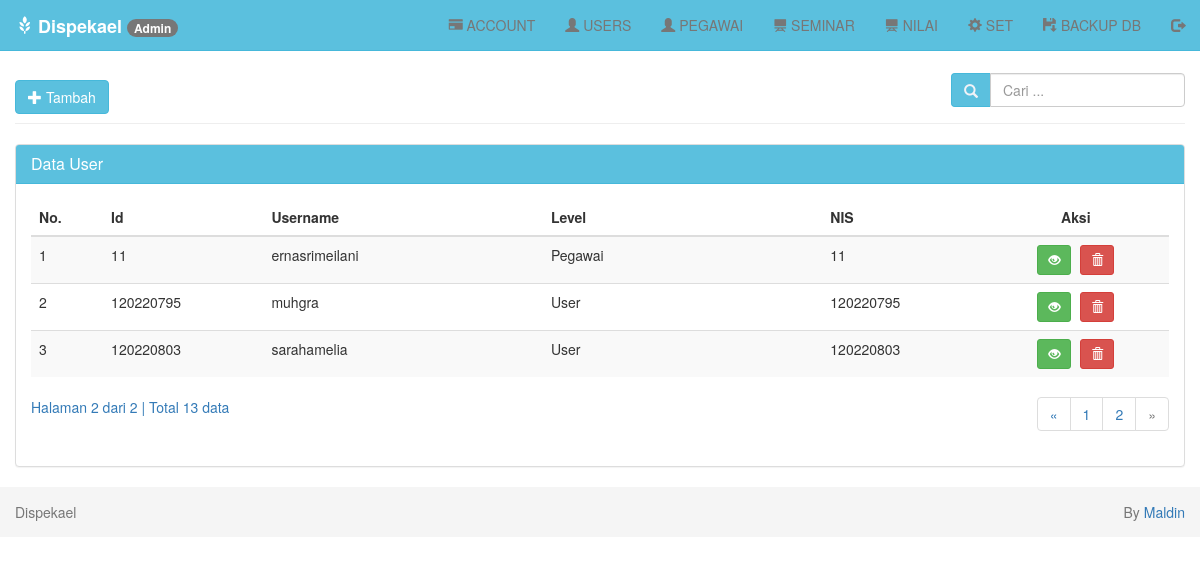
/index.php?page=user-tampil&hal=2 (signed in), run on an earlier commit of the app's database.
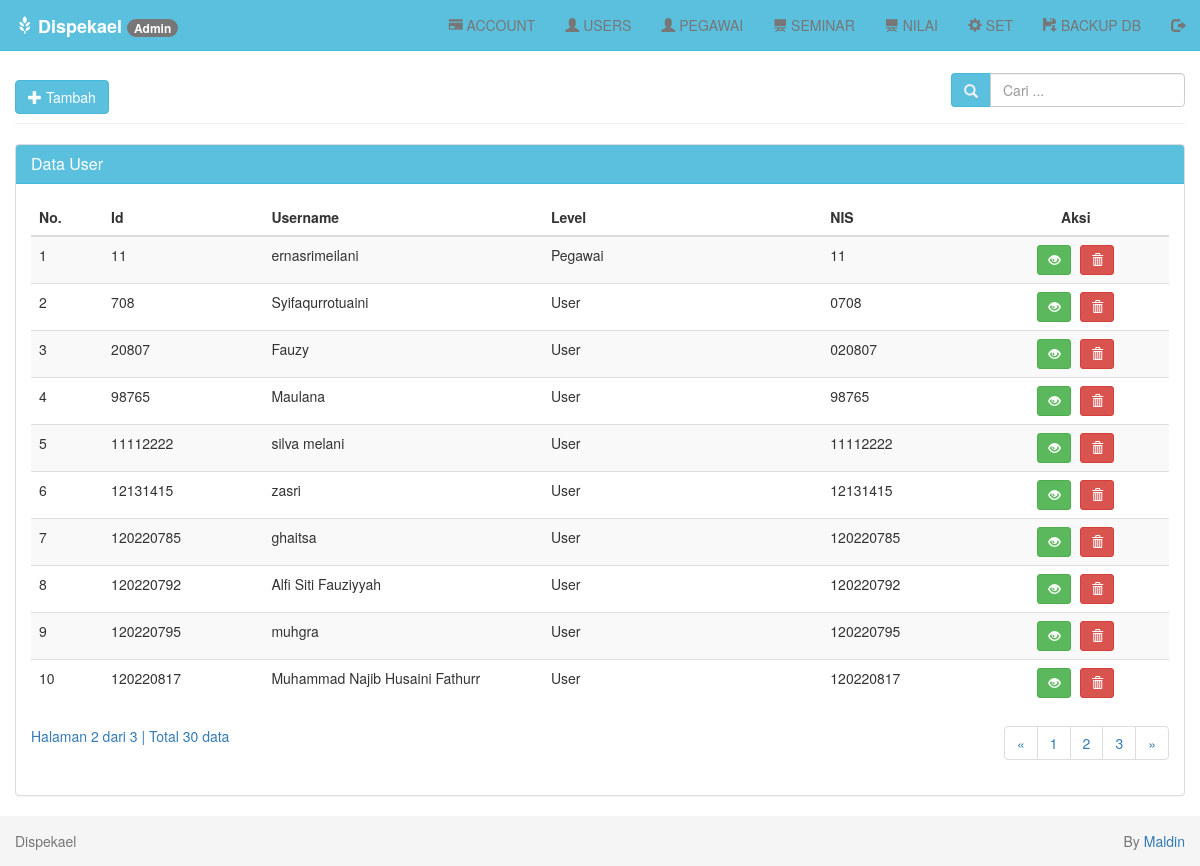
And on a later commit of the database.
### tables this page shows
CREATE TABLE `user` (
  `id` bigint(12) NOT NULL AUTO_INCREMENT,
  `username` varchar(30) NOT NULL,
  `password` varchar(30) NOT NULL,
  `level` varchar(30) NOT NULL,
  `nis` varchar(9) NOT NULL,
  PRIMARY KEY (`id`)
);

### user/tampil-data.php (the view, shortened to what the changed rows need)
<?php
if (isset($_POST['cari'])) {
  $cari = $_POST['cari'];
} else {
  $cari = "";
}
?>
<div class="row">
  <div class="col-md-12">
    <div class="page-header">
      <?php
      if ($_SESSION['level'] == "Admin") {
        echo "<a class='btn btn-info' href='?page=tambah'>
      <i class='glyphicon glyphicon-plus'></i> Tambah </a>";
      } else if ($_SESSION['level'] == "Siswa") {
        echo "Gak boleh masukin data";
      }
      ?>
      <div class="pull-right btn-tambah">
        <form class="form-inline" method="POST" action="index.php">
          <div class="form-group">
            <div class="input-group">
              <div class="input-group-addon">
                <i class="glyphicon glyphicon-search"></i>
              </div>
              <input type="text" class="form-control" name="cari" placeholder="Cari ..." autocomplete="off" value="<?php echo $cari; ?>">
            </div>
          </div>
        </form>
      </div>
    </div>
    <div class="panel panel-default">
      <div class="panel-heading">
        <h3 class="panel-title">Data User</h3>
      </div>
      <div class="panel-body">
        <div class="table-responsive">
          <table class="table table-striped table-hover">
            <thead>
              <tr>
                <th>No.</th>
                <th>Id</th>
                <th>Username</th>
                <th>Level</th>
                <th>NIS</th>
                <th class='center'>Aksi</th>
              </tr>
            </thead>
            <tbody>
              <?php
              $batas = 10;
              if (isset($cari)) {
                $jumlah_record = mysqli_query($db, "SELECT * FROM user
                                                    WHERE nis LIKE '%$cari%' OR username LIKE '%$cari%'")
                  or die('Ada kesalahan pada query jumlah_record: ' . mysqli_error($db));
              } else {
                $jumlah_record = mysqli_query($db, "SELECT * FROM user")
                  or die('Ada kesalahan pada query jumlah_record: ' . mysqli_error($db));
              }
              $jumlah  = mysqli_num_rows($jumlah_record);
              $halaman = ceil($jumlah / $batas);
              $page    = (isset($_GET['hal'])) ? (int)$_GET['hal'] : 1;
              $mulai   = ($page - 1) * $batas;
              $no = 1;
              if (isset($cari)) {
                $query = mysqli_query($db, "SELECT * FROM user
                                            WHERE nis LIKE '%$cari%' OR username LIKE '%$cari%'
                                            ORDER BY id LIMIT $mulai, $batas")
                  or die('Ada kesalahan pada query user: ' . mysqli_error($db));
              } else {
                $query = mysqli_query($db, "SELECT * FROM user
                                            ORDER BY id LIMIT $mulai, $batas")
                  or die('Ada kesalahan pada query user: ' . mysqli_error($db));
              }
              while ($data = mysqli_fetch_assoc($query)) {
                echo "  <tr>
                      <td width='20' >$no</td>
                      <td width='50'>$data[id]</td>
                      <td width='150'>$data[username]</td>
                      <td width='150'>$data[level]</td>
                      <td width='50'>$data[nis]</td>
                      <td width='100' class='center'>
                        <div class=''>
                        <a data-toggle='tooltip' data-placement='top' title='Detail' style='margin-right:5px' class='btn btn-success btn-sm' href='?page=detail&id=$data[id]'>
                            <i class='glyphicon glyphicon-eye-open'></i>
                          </a> ";
              ?>
                <a data-toggle="tooltip" data-placement="top" title="Hapus" class="btn btn-danger btn-sm" href="?page=proses-hapus&id=<?php echo $data['id']; ?>" onclick="return confirm('Anda yakin ingin menghapus user <?php echo $data['username']; ?>?');"><i class="glyphicon glyphicon-trash"></i></a>
              <?php
                echo "
                        </div>
                      </td>
                    </tr>";
                $no++;
              }
              ?>
            </tbody>
          </table>
          <?php
          if (empty($_GET['hal'])) {
            $halaman_aktif = '1';
          } else {
            $halaman_aktif = $_GET['hal'];
          }
          ?>
          <a>
            Halaman <?php echo $halaman_aktif; ?> dari <?php echo $halaman; ?> |
            Total <?php echo $jumlah; ?> data
          </a>
          <nav>
            <ul class="pagination pull-right">
              <?php
              if ($halaman_aktif <= '1') { ?>
                <li class="disabled">
                  <a href="" aria-label="Previous">
                    <span aria-hidden="true">&laquo;</span>
                  </a>
                </li>
              <?php
              } else { ?>
                <li>
                  <a href="?page=user-tampil&hal=<?php echo $page - 1 ?>" aria-label="Previous">
                    <span aria-hidden="true">&laquo;</span>
                  </a>
                </li>
              <?php
              }
              ?>
              <?php
              for ($x = 1; $x <= $halaman; $x++) { ?>
                <li class="">
                  <a href="?page=user-tampil&hal=<?php echo $x ?>"><?php echo $x ?></a>
                </li>
              <?php
              }
              ?>
              <?php
              if ($halaman_aktif >= $halaman) { ?>
                <li class="disabled">
                  <a href="" aria-label="Next">
                    <span aria-hidden="true">&raquo;</span>
                  </a>
                </li>
              <?php
              } else { ?>
                <li>
                  <a href="?page=user-tampil&hal=<?php echo $page + 1 ?>" aria-label="Next">
                    <span aria-hidden="true">&raquo;</span>
                  </a>
                </li>
              <?php
              }
              ?>
            </ul>
          </nav>
        </div>
      </div>
    </div>
  </div>
</div>

What changed in the data, as far as the page shows it:
removed user: id "120220803", username "sarahamelia", level "User", nis "120220803"
added user: id "708", username "Syifaqurrotuaini", level "User", nis "0708"
added user: id "20807", username "Fauzy", level "User", nis "020807"
added user: id "98765", username "Maulana", level "User", nis "98765"
added user: id "11112222", username "silva melani", level "User", nis "11112222"
added user: id "12131415", username "zasri", level "User", nis "12131415"
added user: id "120220785", username "ghaitsa", level "User", nis "120220785"
added user: id "120220792", username "Alfi Siti Fauziyyah", level "User", nis "120220792"
added user: id "120220817", username "Muhammad Najib Husaini Fathurr", level "User", nis "120220817"
Also different on the page:
$halaman: "2" → "3"
$jumlah: "13" → "30"
new list line: "3"
